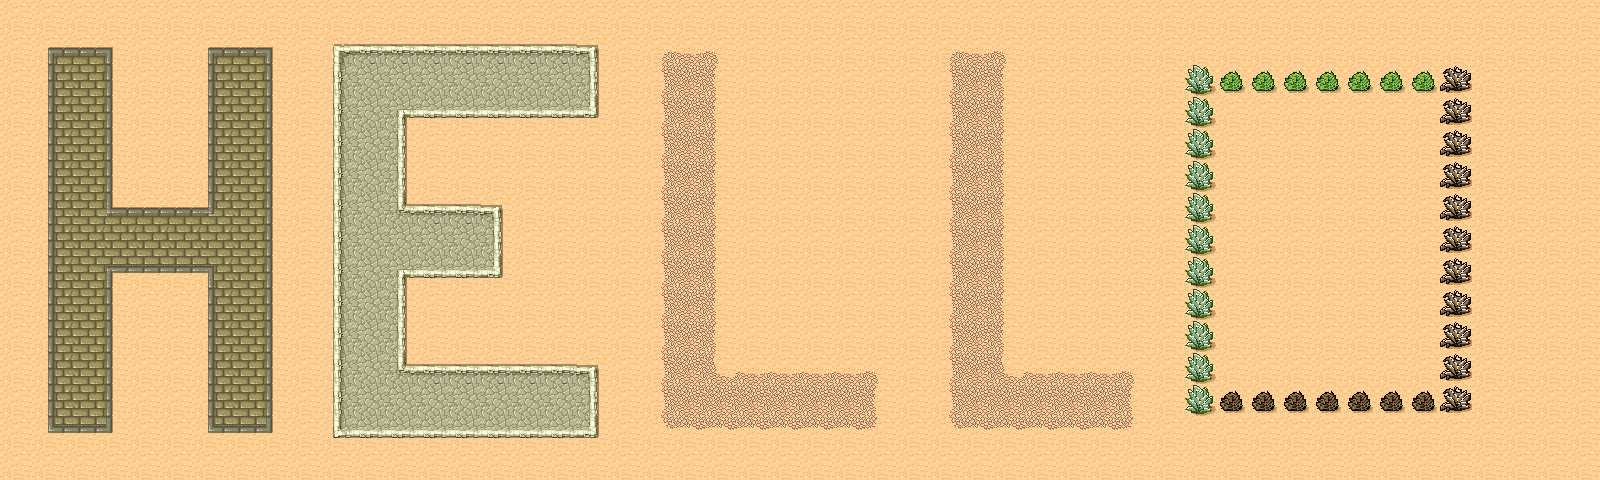

Rendered tile map (Tiled .tmx) drawn with the repository's tilesets; below, a short description and the map source with its tile grids summarised:
An orthogonal 50x15 tile map with 32x32 px tiles, 1 tile layer (Layer).

<map version="1.8" tiledversion="1.8.6" orientation="orthogonal" renderorder="right-down" width="50" height="15" tilewidth="32" tileheight="32" infinite="0" nextlayerid="2" nextobjectid="1">
 <tileset firstgid="1" name="Desert" tilewidth="32" tileheight="32" spacing="1" margin="1" tilecount="48" columns="8">
  <image source="tmw_desert_spacing.png" width="265" height="199" />
  <wangsets>
   <wangset name="Desert Terrains" type="corner" tile="-1">
    <wangcolor name="Bricks" color="#ff0000" tile="9" probability="1" />
    <wangcolor name="Rocks" color="#00ff00" tile="33" probability="1" />
    <wangcolor name="Dirt" color="#0000ff" tile="14" probability="1" />
    <wangcolor name="Desert" color="#ff7700" tile="29" probability="1" />
    <wangtile tileid="0" wangid="0,4,0,1,0,4,0,4" />
    <wangtile tileid="1" wangid="0,4,0,1,0,1,0,4" />
    <wangtile tileid="2" wangid="0,4,0,4,0,1,0,4" />
    <wangtile tileid="3" wangid="0,3,0,4,0,3,0,3" />
    <wangtile tileid="4" wangid="0,3,0,3,0,4,0,3" />
    <wangtile tileid="5" wangid="0,4,0,3,0,4,0,4" />
    <wangtile tileid="6" wangid="0,4,0,3,0,3,0,4" />
    <wangtile tileid="7" wangid="0,4,0,4,0,3,0,4" />
    <wangtile tileid="8" wangid="0,1,0,1,0,4,0,4" />
    <wangtile tileid="9" wangid="0,1,0,1,0,1,0,1" />
    <wangtile tileid="10" wangid="0,4,0,4,0,1,0,1" />
    <wangtile tileid="11" wangid="0,4,0,3,0,3,0,3" />
    <wangtile tileid="12" wangid="0,3,0,3,0,3,0,4" />
    <wangtile tileid="13" wangid="0,3,0,3,0,4,0,4" />
    <wangtile tileid="14" wangid="0,3,0,3,0,3,0,3" />
    <wangtile tileid="15" wangid="0,4,0,4,0,3,0,3" />
    <wangtile tileid="16" wangid="0,1,0,4,0,4,0,4" />
    <wangtile tileid="17" wangid="0,1,0,4,0,4,0,1" />
    <wangtile tileid="18" wangid="0,4,0,4,0,4,0,1" />
    <wangtile tileid="19" wangid="0,1,0,4,0,1,0,1" />
    <wangtile tileid="20" wangid="0,1,0,1,0,4,0,1" />
    <wangtile tileid="21" wangid="0,3,0,4,0,4,0,4" />
    <wangtile tileid="22" wangid="0,3,0,4,0,4,0,3" />
    <wangtile tileid="23" wangid="0,4,0,4,0,4,0,3" />
    <wangtile tileid="24" wangid="0,4,0,2,0,4,0,4" />
    <wangtile tileid="25" wangid="0,4,0,2,0,2,0,4" />
    <wangtile tileid="26" wangid="0,4,0,4,0,2,0,4" />
    <wangtile tileid="27" wangid="0,4,0,1,0,1,0,1" />
    <wangtile tileid="28" wangid="0,1,0,1,0,1,0,4" />
    <wangtile tileid="29" wangid="0,4,0,4,0,4,0,4" />
    <wangtile tileid="32" wangid="0,2,0,2,0,4,0,4" />
    <wangtile tileid="33" wangid="0,2,0,2,0,2,0,2" />
    <wangtile tileid="34" wangid="0,4,0,4,0,2,0,2" />
    <wangtile tileid="35" wangid="0,2,0,4,0,2,0,2" />
    <wangtile tileid="36" wangid="0,2,0,2,0,4,0,2" />
    <wangtile tileid="40" wangid="0,2,0,4,0,4,0,4" />
    <wangtile tileid="41" wangid="0,2,0,4,0,4,0,2" />
    <wangtile tileid="42" wangid="0,4,0,4,0,4,0,2" />
    <wangtile tileid="43" wangid="0,4,0,2,0,2,0,2" />
    <wangtile tileid="44" wangid="0,2,0,2,0,2,0,4" />
   </wangset>
  </wangsets>
 </tileset>
 <layer id="1" name="Layer" width="50" height="15">
  <data>[750 cells, 750 non-empty, 39 distinct tile ids]</data>
 </layer>
</map>
